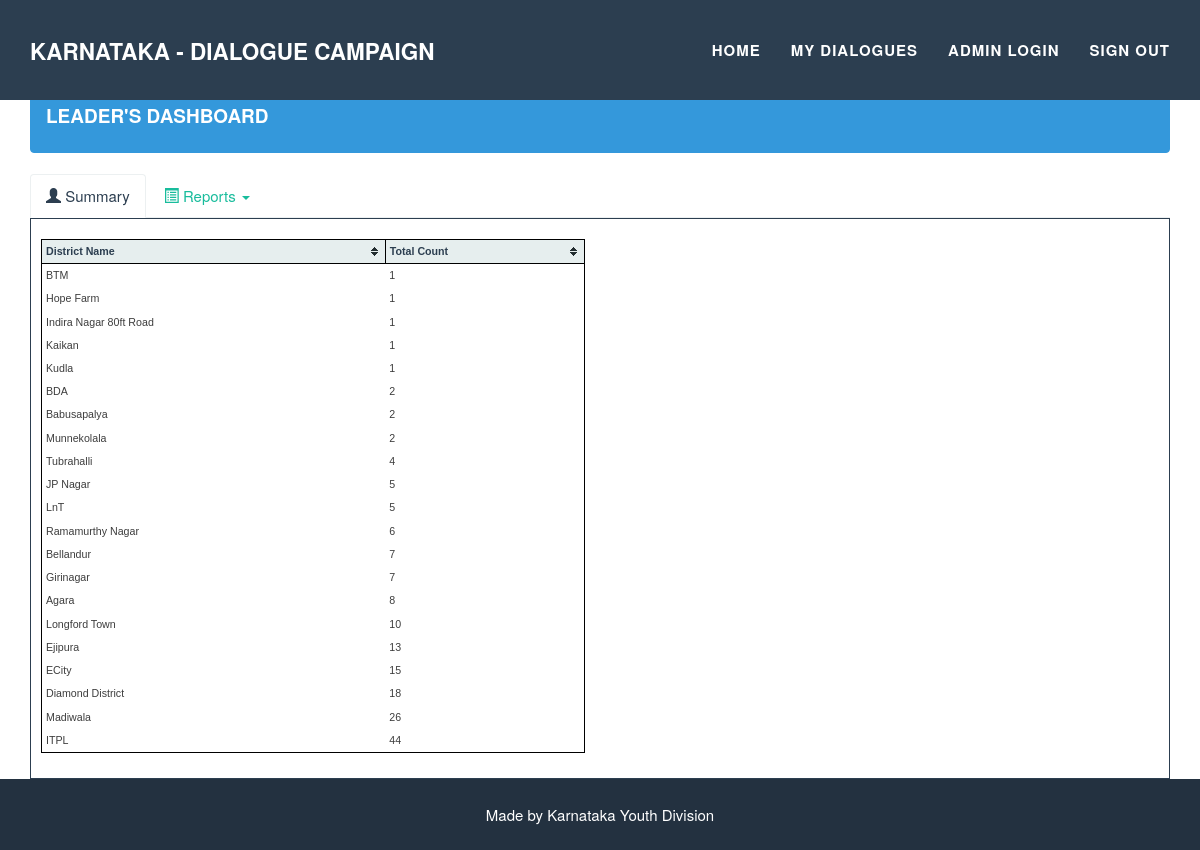
The app's page /dialogues/leaders_dashboard/ (signed in) with its own data.
### dialogues/models.py (models this page shows, shortened)
class District(models.Model):
	name = models.CharField(max_length=60, unique=True)
	parent = models.ForeignKey(Chapter)
	leader = models.ForeignKey(Leader, null=True)

### dialogues/views.py (the view)
@login_required
def leaders_dashboard(request):
	context = {}
	total_count = q.get_total_count()
	context['total_count'] = total_count
	context['all_chapter_list'] = q.get_all_chapters()
	context['daily_count_list'] = q.get_daily_count_list()
	context['district_count_list'] = q.get_district_wise_count()
	context['regionwise_total_count'] = q.get_regionwise_total_count()
	return render(request, 'dialogues/leaders_dashboard.html', context)

### dialogues/queries.py (called while the page is built)
def get_total_count():
    return Dialogue.objects.count()

def get_daily_count_list():
	today = datetime.date.today()
	fifteen_days_ago = today - datetime.timedelta(days=15)
	return Dialogue.objects.filter(dialogue_date__gte=fifteen_days_ago).values('dialogue_date').annotate(count=Count('dialogue_date')).order_by('dialogue_date')

def get_district_wise_count():
	return Dialogue.objects.all().values('district__name').annotate(count=Count('district')).order_by('count')

def get_chapter_total_count(chapter_id):
	chapter = Chapter.objects.get(id=chapter_id)
	districts = chapter.district_set.all()
	count = 0
	for district in districts:
		count += Dialogue.objects.filter(district=district).count()
	return count

def get_regionwise_total_count():
	regions = Region.objects.all()
	data_list = []
	for region in regions:
		ele = {}
		ele['name'] = region.name
		region_count = 0
		for chapter in region.chapter_set.all():
			region_count += get_chapter_total_count(chapter.id)
		ele['region_count'] = region_count
		data_list.append(ele)
	return data_list

def get_all_chapters():
	return Chapter.objects.all().order_by('name')

### dialogues/templates/dialogues/leaders_dashboard.html (shortened to what this page needs)
{% extends 'dialogues/base.html'%}
{% load staticfiles %}
{% block maincontent %}
<div class="container">
	<div class="row">
		<div class="col-md-12">
			<div class="alert alert-info"><h4>Leader's Dashboard</h4></div>
			<div class="tabs-x tabs-left tabs-krajee">
				<ul id="myTab-3" class="nav nav-tabs" role="tablist">
					<li class="active"><a href="#summary" role="tab-kv" data-toggle="tab" aria-expanded="true"><i class="glyphicon glyphicon-user"></i>
						Summary</a></li>
					<li class="dropdown">
					<a href="#" id="myTabDrop-3" class="dropdown-toggle" data-toggle="dropdown" title="Downloads"><i class="glyphicon glyphicon-list-alt"></i> Reports <span class="caret"></span></a>
					</li>
				</ul>
				<div id="myTabContent" class="tab-content" style="min-height:550px;border:solid 1px;padding:10px">
					<div class="tab-pane fade active in"id="summary">
						<div class="row">
							<div class="col-lg-6">
								{% include 'dialogues/table_district_counts.html' %}
							</div>
							<div class="col-lg-6">
							</div>
						</div>
					</div>
								</div>
							</div>
						</div>
					</div>
				{%endblock %}

### dialogues/templates/dialogues/base.html (shortened to what this page needs)
{% load staticfiles %}
<!DOCTYPE html>
<html lang="en"><head><meta http-equiv="Content-Type" content="text/html; charset=UTF-8">
    <link href="/static/dialogues/css/bootstrap.min.css" rel="stylesheet">
    <link href="/static/dialogues/css/freelancer.css" rel="stylesheet">
    <link href="/static/dialogues/css/font-awesome.min.css" rel="stylesheet" type="text/css">
    <link href="/static/dialogues/css/css" rel="stylesheet" type="text/css">
    <link href="/static/dialogues/css/css(1)" rel="stylesheet" type="text/css">
	<link href="//cdn.rawgit.com/Eonasdan/bootstrap-datetimepicker/e8bddc60e73c1ec2475f827be36e1957af72e2ea/build/css/bootstrap-datetimepicker.css" rel="stylesheet">
</head>
<body id="page-top" class="index">
    <nav class="navbar navbar-default navbar-fixed-top">
        <div class="container">
            <div class="navbar-header page-scroll">
				<a class="navbar-brand" href="/">Karnataka - Dialogue campaign</a>
            </div>
            <div class="collapse navbar-collapse" id="bs-example-navbar-collapse-1">
                <ul class="nav navbar-nav navbar-right">
					<li> <a href="/"> Home </a> </li>
					<li> <a href="/dialogues/my_dialogues/"> My dialogues </a> </li>
					{% if user.is_authenticated %}
					<li><a href="/dialogues/leaders_dashboard/">Admin login</a></li>
					<li><a href="/logout/">Sign Out</a></li>
					{% else %}
					<li><a href="/login/">Admin</a></li>
					{% endif %}
                </ul>
            </div>
        </div>
    </nav>
	<div id="main_content" style="padding-top:90px" >
	{% block maincontent %}{% endblock %}
	</div>
    <footer class="text-center">
       <div class="footer-below">
            <div class="container">
                <div class="row">
                    <div class="col-lg-12">
                       Made by Karnataka Youth Division
                    </div>
                </div>
            </div>
        </div>
    </footer>
</body></html>

### dialogues/templates/dialogues/table_district_counts.html (shortened to what this page needs)
<table id="myTable" class="tablesorter">
<thead>
<tr>
    <th>District Name</th>
    <th>Total Count</th>
</tr>
</thead>
<tbody>
		{% for dist in district_count_list %}
		<tr>
			<td> {{dist.district__name}}</td> <td>{{dist.count}}</td>
		</tr>
		{% endfor %}
</tbody>
</table>

### dialogues/static/dialogues/css/freelancer.css (style rules this page uses)
body { overflow-x: hidden; font-family: Montserrat,"Helvetica Neue",Helvetica,Arial,sans-serif; }
a, a:hover, a:focus, a:active, a.active { outline: 0; color: #18bc9c; }
h1, h2, h3, h4, h5, h6 { text-transform: uppercase; font-family: Montserrat,"Helvetica Neue",Helvetica,Arial,sans-serif; font-weight: 700; }
@media (min-width:768px) { .navbar-fixed-top { padding: 20px 0; -webkit-transition: padding .3s; -moz-transition: padding .3s; transition: padding .3s; } }
@media (min-width:768px) { .navbar-fixed-top .navbar-brand { font-size: 1.5em; -webkit-transition: all .3s; -moz-transition: all .3s; transition: all .3s; } }
.navbar { text-transform: uppercase; font-family: Montserrat,"Helvetica Neue",Helvetica,Arial,sans-serif; font-weight: 700; margin-bottom:100px; }
.navbar .navbar-nav { letter-spacing: 1px; }
.navbar-default, .navbar-inverse { border: 0; }
footer { color: #fff; }
footer .footer-below { padding: 25px 0; background-color: #233140; }
#main_content { min-height:700px; padding-top:100px; }
table.tablesorter { font-family:arial; background-color: #CDCDCD; margin:10px 0pt 15px; font-size: 8pt; width: 100%; text-align: left; border:1px solid black; }
table.tablesorter thead tr th, table.tablesorter tfoot tr th { background-color: #e6EEEE; border: 1px solid black; font-size: 8pt; padding: 4px; }
table.tablesorter thead tr .header { background-image: url(bg.gif); background-repeat: no-repeat; background-position: center right; cursor: pointer; }
table.tablesorter tbody td { color: #3D3D3D; padding: 4px; background-color: #FFF; vertical-align: top; }

### records on screen
District: district__name "BTM", count "1"
District: district__name "Hope Farm", count "1"
District: district__name "Indira Nagar 80ft Road", count "1"
District: district__name "Kaikan", count "1"
District: district__name "Kudla", count "1"
District: district__name "BDA", count "2"
District: district__name "Babusapalya", count "2"
District: district__name "Munnekolala", count "2"
District: district__name "Tubrahalli", count "4"
District: district__name "JP Nagar", count "5"
District: district__name "LnT", count "5"
District: district__name "Ramamurthy Nagar", count "6"
District: district__name "Bellandur", count "7"
District: district__name "Girinagar", count "7"
District: district__name "Agara", count "8"
District: district__name "Longford Town", count "10"
District: district__name "Ejipura", count "13"
District: district__name "ECity", count "15"
District: district__name "Diamond District", count "18"
District: district__name "Madiwala", count "26"
District: district__name "ITPL", count "44"
